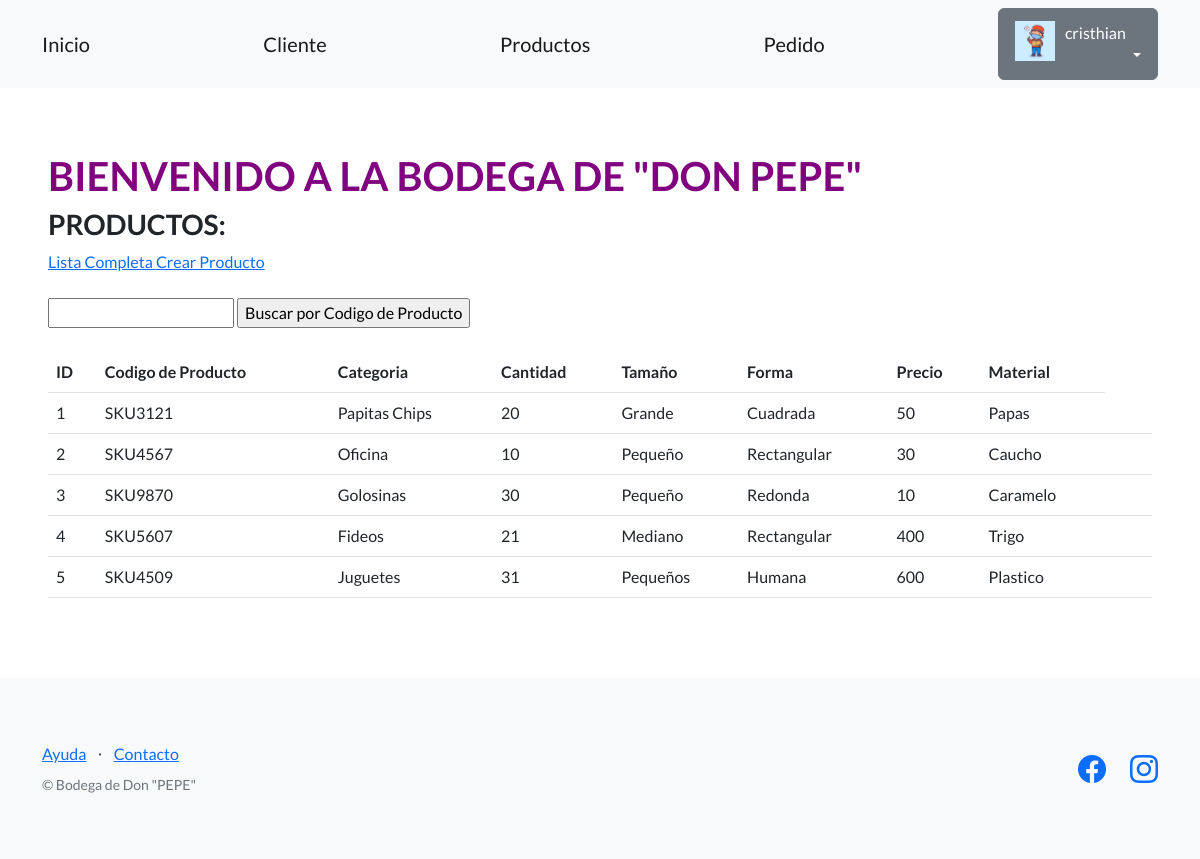
The page /productos-ventas/producto/ (signed in) on the database as committed earlier.
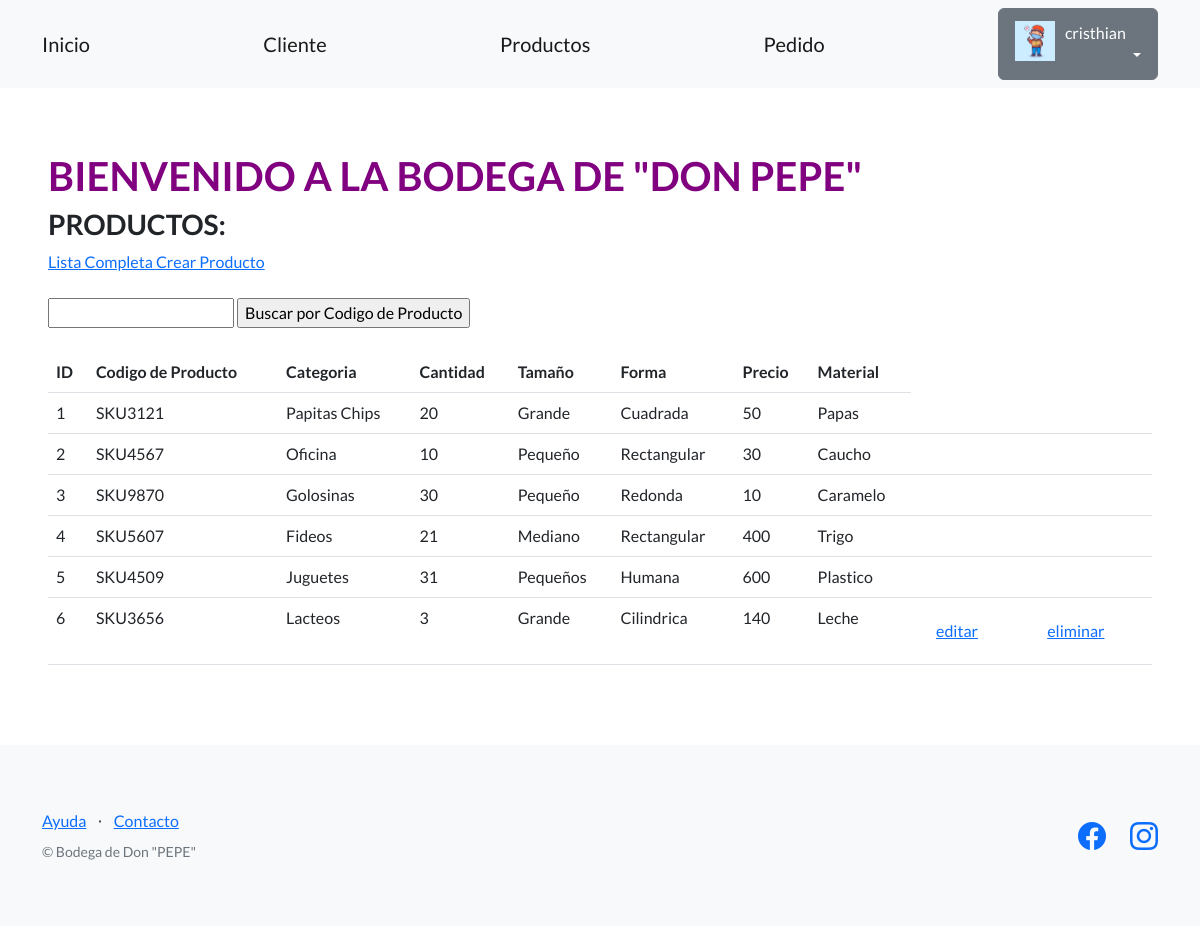
The same page on the database as committed later.
### productos_ventas/models.py (models this page shows, shortened)
class Producto(models.Model):
    codigo_producto = models.CharField(max_length=256)
    categoria = models.CharField(max_length=256)
    cantidad = models.CharField(max_length=2)
    tamaño = models.CharField(max_length=256)
    forma = models.CharField(max_length=32,null=True)
    precio = models.CharField(max_length=32)
    material = models.CharField(max_length=256)
    creador = models.ForeignKey(User, on_delete=models.SET_NULL, null=True)

### productos_ventas/views.py (the view)
# urls.py: path("producto/",listar_producto, name="lista_producto"),
def listar_producto(request):
    contexto = {
        "producto": Producto.objects.all(),
    }
    http_response = render(
        request=request,
        template_name="productos_ventas/lista_producto.html",
        context=contexto,
    )
    return http_response

### productos_ventas/templates/productos_ventas/lista_producto.html (shortened to what this page needs)
{% extends "base.html" %}
{% block contenido %}
<h1 style="color:purple;">
  BIENVENIDO A LA BODEGA DE "DON PEPE"
</h1>
<h3>PRODUCTOS:</h3>
<a href="{% url 'lista_producto' %}">Lista Completa </a>
<a href="{% url 'crear_producto' %}">Crear Producto</a>
<br><br>
<form action="{% url 'buscar_producto' %}" method="post">
  <input type="text" name="busqueda">
  <input type="submit" value="Buscar por Codigo de Producto">
</form>
<br>
<table class="table">
  <tbody>
    <tr>
      <th>ID</th>
      <th>Codigo de Producto</th>
      <th>Categoria</th>
      <th>Cantidad</th>
      <th>Tamaño</th>
      <th>Forma</th>
      <th>Precio</th>
      <th>Material</th>
    </tr>
  </tbody>
  {% for elemento in producto %}
  <tr>
    <td>{{ elemento.id }}</td>
    <td>{{ elemento.codigo_producto }}</td>
    <td>{{ elemento.categoria }}</td>
    <td>{{ elemento.cantidad }}</td>
    <td>{{ elemento.tamaño }}</td>
    <td>{{ elemento.forma }}</td>
    <td>{{ elemento.precio }}</td>
    <td>{{ elemento.material }}</td>
    <td>
      {% if user == elemento.creador %}
      <a class="btn btn-link" href="{% url 'editar_producto' elemento.id %}">editar</a>
      {% endif%}
    </td>
    <td>
      {% if user == elemento.creador %}
      <form action="{% url 'eliminar_producto' elemento.id %}" method="post">
        <input type="submit" class="btn btn-link" value="eliminar"/>
      </form>
      {% endif %}
    </td>
  </tr>
  {% endfor %}
</table>
{% endblock contenido %}

Rows that differ between the two databases and show on the page:
added Producto: id "6", codigo_producto "SKU3656", categoria "Lacteos", cantidad "3", tamaño "Grande", forma "Cilindrica", precio "140", material "Leche", shows "editar"
